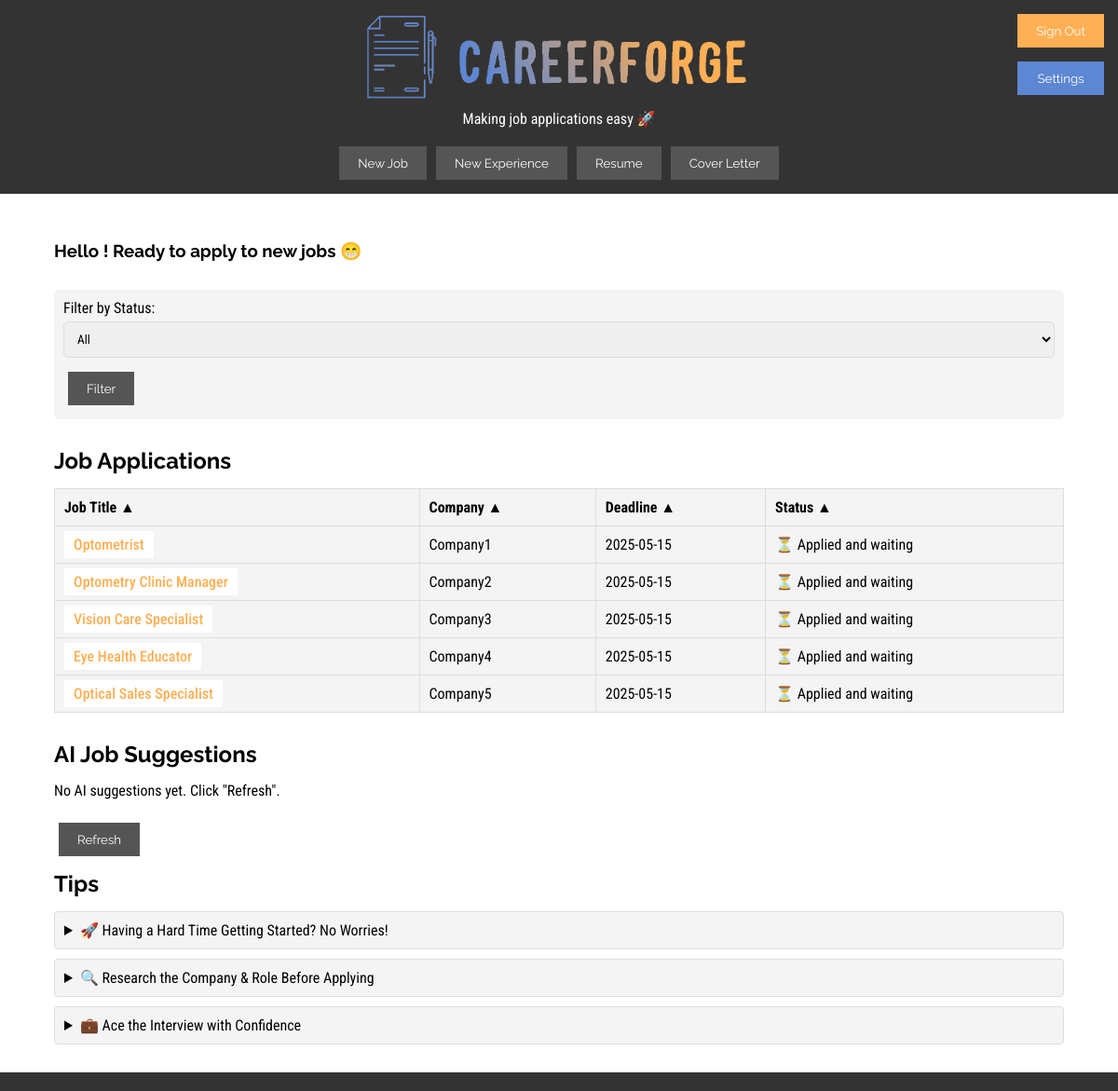
/ (signed in), run on the app's committed database.
### tables this page shows
CREATE TABLE jobs (
            id INTEGER PRIMARY KEY AUTOINCREMENT,
            userId INTEGER, 
            jobTitle TEXT,
            location TEXT,
            industry TEXT,
            deadline DATE,
            salaryRange TEXT,
            experienceLevel TEXT,
            rate INTEGER,
            description TEXT,
            status TEXT,
            link TEXT,
            company TEXT,
            FOREIGN KEY (userId) REFERENCES users(id)
        );

### main.py (the view)
@app.route('/')
def index():
    user_id = 1  # Replace with actual session user ID
    if 'userId' not in session:
        return redirect(url_for('login'))
    user_id = session['userId']
    status_filter = request.args.get('status')
    if status_filter:
        jobs = JobModel.getJobsByStatus(user_id, status_filter)
    else:
        jobs = JobModel.getJobs(user_id)
    ai_suggestions = JobModel.getJobSuggestions(user_id)  # Fetch AI suggestions from DB
    return render_template('index.html', jobs=jobs, aiSuggestions=ai_suggestions, user_id=user_id)

### models/jobModel.py (called while the page is built)
    @staticmethod
    def getJobs(userId):
        conn = sqlite3.connect('database.db')
        cursor = conn.cursor()
        cursor.execute('SELECT * FROM jobs WHERE userId = ?', (userId,))
        jobs = cursor.fetchall()
        conn.close()
        return jobs

    @staticmethod
    def getJobSuggestions(userId):
        conn = sqlite3.connect('database.db')
        cursor = conn.cursor()
        cursor.execute('SELECT jobTitle, company, link, matchScore FROM jobSuggestions WHERE userId = ?', (userId,))
        results = cursor.fetchall()
        conn.close()
        return [{"jobTitle": r[0], "company": r[1], "link": r[2], "matchScore": r[3]} for r in results]

### templates/index.html (shortened to what this page needs)
<!DOCTYPE html>
<html lang="en">
<head>
  <link rel="stylesheet" href="{{ url_for('static', filename='css/styles.css') }}">
</head>
<body>
<header>
  <div class="logo">
    <img src="{{ url_for('static', filename='media/logo.png') }}" alt="Logo" class="logo">
    <p class="slogan">Making job applications easy &#128640;</p>
  </div>
  <nav>
    <button onclick="location.href='newJob'">New Job</button>
    <button onclick="location.href='newExperience'">New Experience</button>
    <button onclick="location.href='resume'">Resume</button>
    <button onclick="location.href='coverLetter'">Cover Letter</button>
    <div class="top-right-buttons">
      <button class="sign-out" onclick="location.href='{{ url_for('signout') }}'">Sign Out</button>
      <button class="user-profile" onclick="location.href='profile'">Settings</button>
    </div>
  </nav>
</header>
<div id="#wrapper">
  <div id="content">
    <main>
      <h3 class="welcoming-message">
        Hello ! Ready to apply to new jobs &#128513;
      </h3>
      <form method="GET" action="/">
        <label for="status">Filter by Status:</label>
        <select name="status" id="status">
          <option value="">All</option>
        </select>
        <button type="submit">Filter</button>
      </form>
      <h2>Job Applications</h2>
      <table id="job-table">
        <thead>
          <tr>
            <th onclick="toggleSort(0)">Job Title <span id="arrow-0">&#9650;</span></th>
            <th onclick="toggleSort(1)">Company <span id="arrow-1">&#9650;</span></th>
            <th onclick="toggleSort(2)">Deadline <span id="arrow-2">&#9650;</span></th>
            <th onclick="toggleSort(3)">Status <span id="arrow-3">&#9650;</span></th>
          </tr>
        </thead>
        <tbody>
          {% for job in jobs %}
          <tr>
            <td>
              <a href="{{ url_for('newJob', jobId=job[0]) }}">{{ job[2] }}</a>
            </td>
            <td>{{ job[12] }}</td>
            <td>{{ job[5] }}</td>
            <td>{{ job[10] }}</td>
          </tr>
          {% else %}
          <tr>
            <td colspan="4">No jobs available</td>
          </tr>
          {% endfor %}
        </tbody>
      </table>
      <h2>AI Job Suggestions</h2>
      <div class="jobs-grid" id="ai-suggestions">
        {% if aiSuggestions %}
          {% for suggestion in aiSuggestions %}
            <div class="job">
              <a href="{{ suggestion.link }}" class="job-title">{{ suggestion.jobTitle }}</a>
              <p>{{ suggestion.company }}</p>
              <p>{{ suggestion.matchScore }}% match</p>
              <button class="add-me">Apply</button>
            </div>
          {% endfor %}
        {% else %}
          <p>No AI suggestions yet. Click "Refresh".</p>
        {% endif %}
      </div>
      <button id="refresh-suggestions">Refresh</button>
      <h2>Tips</h2>
      <details>
        <summary>🚀 Having a Hard Time Getting Started? No Worries!</summary>
      </details>
      <details>
        <summary>🔍 Research the Company & Role Before Applying</summary>
      </details>
      <details>
        <summary>💼 Ace the Interview with Confidence</summary>
      </details>
    </main>
  </div>
  <footer id="footer">
  </footer>
</div>
</body>
</html>

### static/css/styles.css (style rules this page uses)
*, *::before, *::after { margin: 0; padding: 0; box-sizing: border-box; font-family: "Roboto Condensed", sans-serif; }
html, body { height: 100%; }
body { margin: 0; padding: 0; background-color: white; display: flex; flex-direction: column; }
#content { max-width: 1124px; margin: 0 auto; padding: 0; display: flex; flex-direction: column; min-height: 100vh; }
h1, h2, h3, h4, h5, h6, button, li { font-family: "Raleway", sans-serif; }
input, textarea, select, p, span, a, td { font-family: "Roboto Condensed", sans-serif; }
button { background-color: #555; color: #fff; border: none; padding: 10px 20px; margin: 5px; cursor: pointer; }
::placeholder { font-family: "Roboto Condensed", sans-serif; }
a { text-decoration: none; color: #FFAF54; font-weight: 500; transition: color 0.3s ease, background-color 0.3s ease; background-color: white; padding: 5px 10px; }
header, footer { background-color: #333; color: #fff; padding: 10px 0; text-align: center; position: relative; }
nav { display: flex; justify-content: center; align-items: center; flex-wrap: wrap; }
.logo { text-align: center; }
.logo img { max-width: 450px; height: auto; }
.top-right-buttons { position: absolute; top: 10px; right: 10px; display: flex; flex-direction: column; gap: 5px; }
.user-profile { background-color: #5D86D3; }
.sign-out { background-color: #FFAF54; }
.welcoming-message { padding: 20px 0; }
.slogan { padding: 0 0 15px 0; }
main { padding: 20px; }
h2 { padding: 10px 0 15px 0; }
table { width: 100%; border-collapse: collapse; margin-bottom: 20px; background-color: #f4f4f4; }
table, th, td { border: 1px solid #ddd; }
th, td { padding: 10px; text-align: left; }
h3 { margin: 10px 0; }
#footer { position: relative; text-align: center; }
.jobs-grid { display: flex; flex-wrap: wrap; gap: 20px; margin-bottom: 20px; }
details { margin-bottom: 10px; border: 1px solid #ddd; border-radius: 4px; padding: 10px; background: #f4f4f4; }
summary { cursor: pointer; outline: none; }
form { margin-bottom: 20px; margin-top: 5px; background-color: #f4f4f4; padding: 10px; gap: 15px; border-radius: 5px; }
form label { display: block; margin-bottom: 5px; }
form input, form textarea, form select { width: 100%; padding: 10px; margin-bottom: 10px; border: 1px solid #ddd; border-radius: 5px; }
form button[type="submit"] { grid-column: span 2; }

### data on the page
jobs: jobTitle "Optometrist", company "Company1", deadline "2025-05-15", status "⏳ Applied and waiting"
jobs: jobTitle "Optometry Clinic Manager", company "Company2", deadline "2025-05-15", status "⏳ Applied and waiting"
jobs: jobTitle "Vision Care Specialist", company "Company3", deadline "2025-05-15", status "⏳ Applied and waiting"
jobs: jobTitle "Eye Health Educator", company "Company4", deadline "2025-05-15", status "⏳ Applied and waiting"
jobs: jobTitle "Optical Sales Specialist", company "Company5", deadline "2025-05-15", status "⏳ Applied and waiting"
